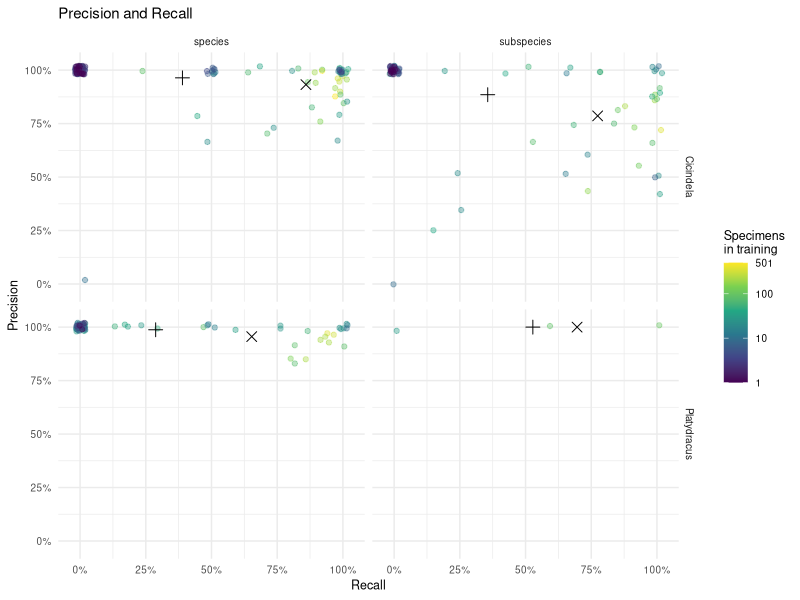
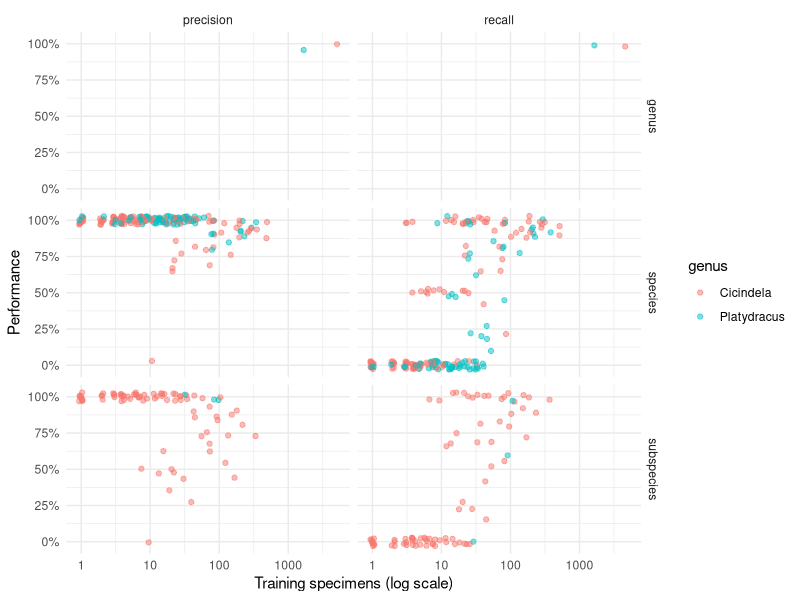
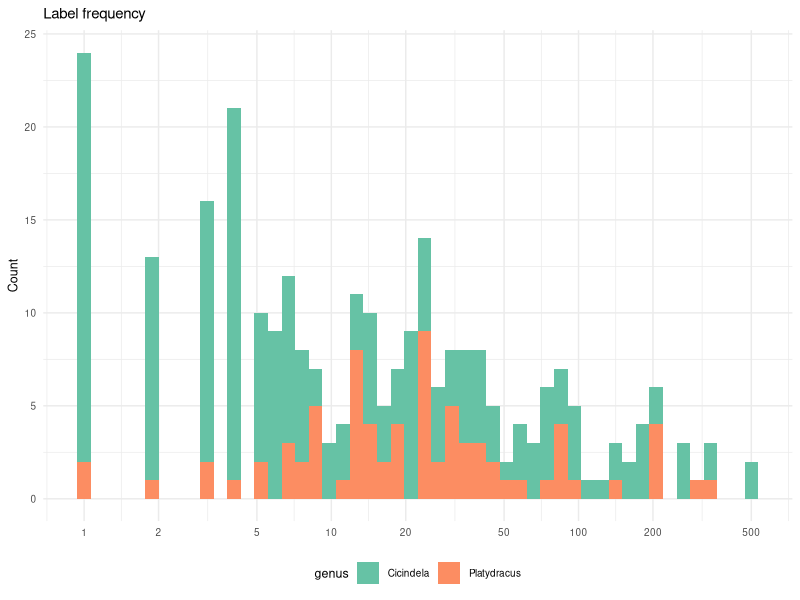
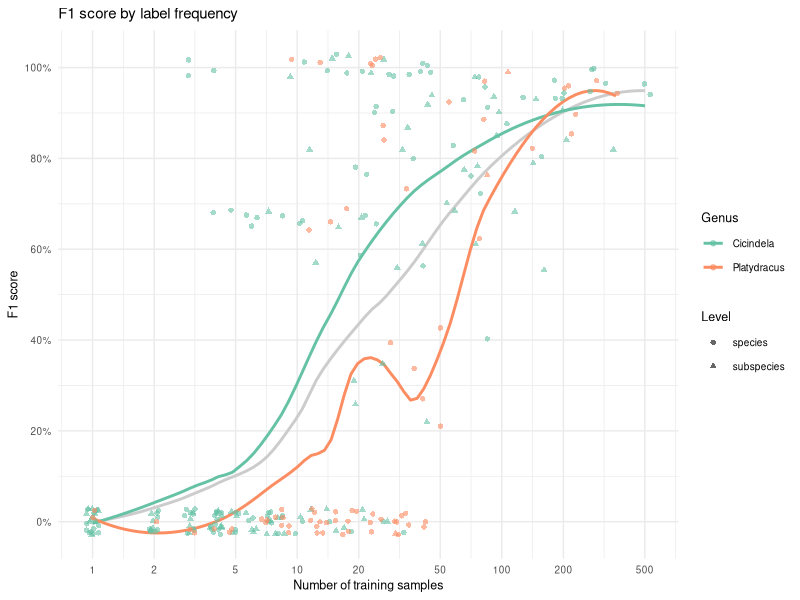
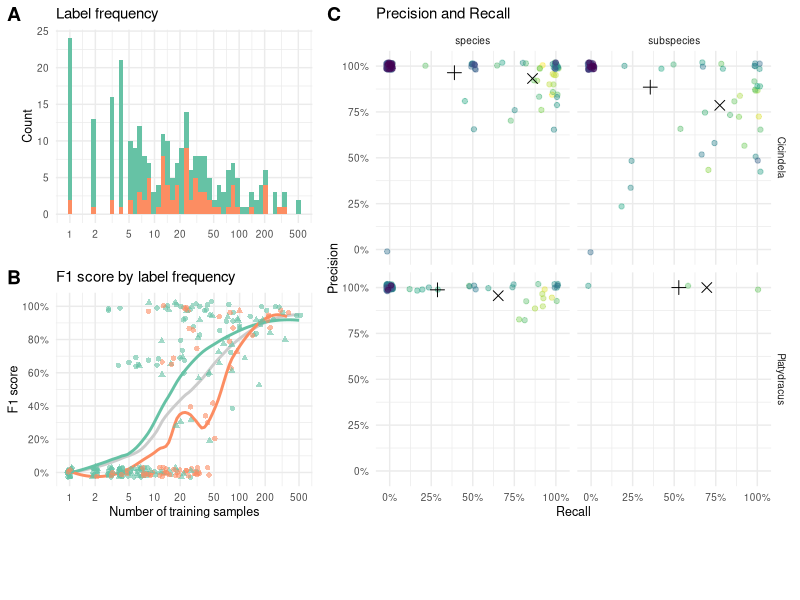
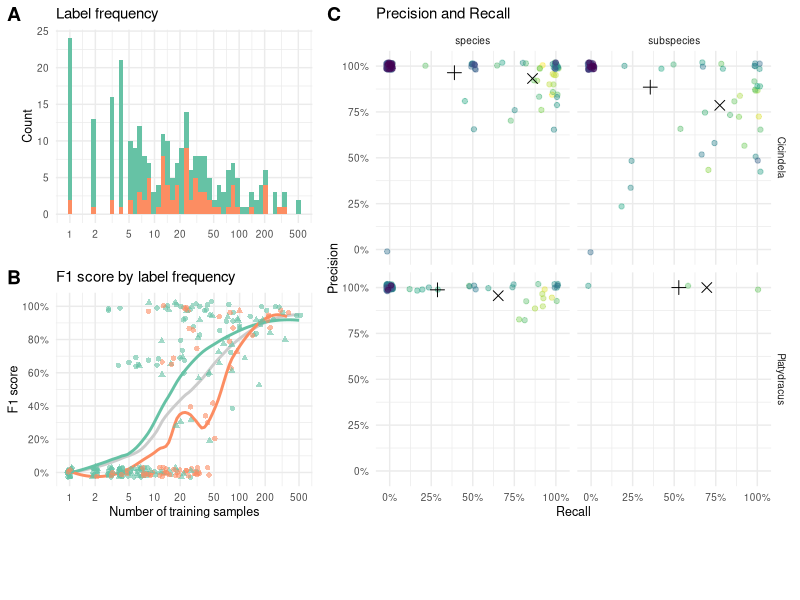
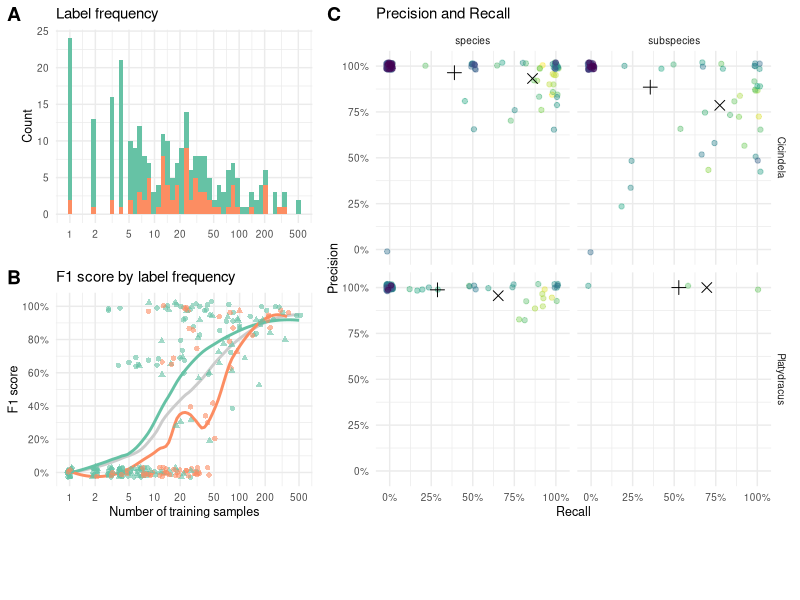

These figures' R source, in order:
## ---- chunk 1
set.seed(1324)
library(tidyverse)
library(ggthemes)
library(cowplot)
## ---- chunk 2
performance_data <- read_csv("test_results_eva02_large_patch14_448.mim_m38m_ft_in22k_in1k.csv") %>%
  mutate(
    across(starts_with('micro'), ~ .x / 100),
    taxonomic_level = case_when(
      str_detect(Term, "^[A-Z]") ~ "genus",
      str_count(Term, "_") == 1 ~ "species",
      TRUE ~ "subspecies"
    ),
    taxonomic_level = factor(taxonomic_level, levels = c("genus", "species", "subspecies")),
    f1 = true_positives / (true_positives + (false_positives + false_negatives) / 2)
  ) %>%
  rename(
    taxon = Term,
    precision = micro_precision,
    recall = micro_recall,
    training_specimens = N_train,
    test_specimens = N
  )

glimpse(performance_data)
## ---- chunk 3
calculate_averages <- function(data, ...) {
  data %>%
    group_by(...) %>%
    summarise(
      precision_equal = mean(precision, na.rm = TRUE),
      recall_equal = mean(recall, na.rm = TRUE),
      precision_weighted = weighted.mean(precision, training_specimens, na.rm = TRUE),
      recall_weighted = weighted.mean(recall, training_specimens, na.rm = TRUE),
      n_terms = n(),
      .groups = 'drop'
    )
}
## ---- chunk 4
summary_stats <- calculate_averages(performance_data, genus, taxonomic_level)

plot_averages <- summary_stats %>%
  select(-n_terms) %>%
  pivot_longer(cols = c(-genus, -taxonomic_level), names_to = 'metric') %>%
  mutate(
    weighted = str_detect(metric, '_weighted'),
    metric_clean = str_replace(metric, '^(.+?)_(equal|weighted)$', '\\1')
  ) %>%
  select(-metric) %>%
  pivot_wider(names_from = metric_clean, values_from = value) %>%
  mutate(
    weighting_type = if_else(weighted, "Weighted by specimens", "Equal taxa")
  )

print("Summary Statistics by Genus and Taxonomic Level:")
summary_stats
## ---- chunk 5
plot_data <- performance_data %>%
  filter(taxonomic_level != "genus") %>%
  mutate(taxonomic_level = droplevels(taxonomic_level)) %>%
  arrange(desc(training_specimens))

plot_averages_sub <- plot_averages %>%
  filter(taxonomic_level != "genus") %>%
  mutate(taxonomic_level = droplevels(taxonomic_level))
## ---- chunk 6
precision_recall_plot <- ggplot() +
  geom_jitter(
    data = plot_data,
    aes(y = precision, x = recall, color = training_specimens),
    width = 0.02,
    height = 0.02,
    alpha = 0.4
  ) +
  geom_point(
    data = plot_averages_sub,
    aes(y = precision, x = recall, shape = weighted),
    size = 3
  ) +
  scale_shape_manual(
    values = c(3, 4),
    name = 'Averaging',
    labels = c("taxa", 'specimens'),
    guide = 'none'
  ) +
  scale_color_viridis_c(
    trans = 'log10',
    name = "Specimens\nin training",
    breaks = c(1, 10, 100, max(plot_data$training_specimens))
  ) +
  scale_x_continuous(labels = scales::percent, breaks = seq(0,1,by=.25), limits=c(-0.03,1.03)) +
  scale_y_continuous(labels = scales::percent, breaks = seq(0,1,by=.25), limits=c(-0.03,1.03)) +
  ggtitle("Precision and Recall") +
  xlab("Recall") +
  ylab("Precision") +
  facet_grid(genus ~ taxonomic_level) +
  theme_minimal() +
  theme(text = element_text(size=9))

print(precision_recall_plot)
## ---- chunk 7
training_size_data <- performance_data %>%
  arrange(desc(training_specimens)) %>%
  pivot_longer(
    cols = c("precision", "recall"),
    names_to = "metric",
    values_to = "value"
  )
## ---- chunk 8
training_size_plot <- ggplot(training_size_data) +
  geom_jitter(
    aes(x = training_specimens, y = value, color = genus),
    width = 0.03,
    height = 0.03,
    alpha = 0.5
  ) +
  scale_x_log10() +
  scale_y_continuous(labels = scales::percent) +
  xlab("Training specimens (log scale)") +
  ylab("Performance") +
  facet_grid(taxonomic_level ~ metric) +
  theme_minimal()

print(training_size_plot)
## ---- chunk 9
cat("Dataset Overview:\n")
cat(sprintf("- Total taxa analyzed: %d\n", nrow(performance_data)))

for (g in sort(unique(performance_data$genus))) {
  gdata <- performance_data %>% filter(genus == g)
  cat(sprintf("\n%s (n_terms = %d):\n", g, nrow(gdata)))
  for (lvl in c("genus", "species", "subspecies")) {
    sub <- gdata %>% filter(taxonomic_level == lvl)
    if (nrow(sub) == 0) next
    row <- summary_stats %>% filter(genus == g, taxonomic_level == lvl)
    cat(sprintf("  %-10s  n=%3d  precision (equal)=%.1f%%  recall (equal)=%.1f%%  precision (wt)=%.1f%%  recall (wt)=%.1f%%\n",
                lvl, nrow(sub),
                100 * row$precision_equal, 100 * row$recall_equal,
                100 * row$precision_weighted, 100 * row$recall_weighted))
  }
}
## ---- chunk 10
dist_plot <- ggplot(plot_data) +
  geom_histogram(
    aes(x = training_specimens, fill = genus),
    bins = 50,
    position = "stack"
  ) +
  scale_fill_brewer(palette = "Set2") +
  scale_x_log10(breaks=c(1,2,5,10,20,50,100,200,500)) +
  ggtitle("Label frequency") +
  xlab(NULL) +
  ylab("Count") +
  theme_minimal() +
  theme(text = element_text(size=9), legend.position = "bottom")

dist_plot
## ---- chunk 11
f1_plot <- ggplot(plot_data) +
  geom_smooth(
    aes(x = training_specimens, y = f1),
    method = "loess",
    span = 0.6,
    se = FALSE,
    color = gray(0.8)
  ) +
    geom_smooth(
    aes(x = training_specimens, y = f1, group=genus,color=genus),
    method = "loess",
    span = 0.6,
    se = FALSE,
    alpha=0.2,
  ) +
  geom_jitter(
    aes(x = training_specimens, y = f1, color = genus, shape = taxonomic_level),
    width = 0.03,
    height = 0.03,
    alpha = 0.6
  ) +
  scale_x_log10(breaks = c(1, 2, 5, 10, 20, 50, 100, 200, 500)) +
  scale_y_continuous(
    labels = scales::percent,
    breaks = seq(0, 1.00, by = 0.20)
  ) +
  scale_color_brewer(palette = "Set2", name = "Genus") +
  scale_shape_discrete(name = "Level") +
  ggtitle("F1 score by label frequency") +
  xlab("Number of training samples") +
  ylab("F1 score") +
  theme_minimal() +
  theme(text = element_text(size=9))

f1_plot
## ---- chunk 12
legend_AB <- get_legend(
  f1_plot + theme(
    legend.position = 'bottom',
    legend.box = 'vertical',
    legend.box.spacing = unit(0, 'pt'),
    legend.spacing.y = unit(-4, 'pt'),
    legend.margin = margin(0, 0, 0, 0)
  )
)
legend_C  <- get_legend(
  precision_recall_plot +
    theme(legend.position = 'bottom', legend.box = 'horizontal') +
    guides(color = guide_colorbar(barwidth = 8, barheight = 0.6))
)
## ---- chunk 13
p_AB <- cowplot::plot_grid(
  dist_plot + theme(legend.position = 'none'),
  f1_plot + theme(legend.position = 'none'),
  ncol = 1,
  labels = "AUTO",
  align = 'hv',
  axis = 'lrtb'
)

top_row <- cowplot::plot_grid(
  p_AB,
  precision_recall_plot + theme(legend.position = 'none'),
  rel_widths = c(0.8, 1.2),
  nrow = 1,
  labels = c("", "C")
)

legend_row <- cowplot::plot_grid(
  legend_AB,
  legend_C,
  rel_widths = c(0.8, 1.2),
  nrow = 1
)

p <- cowplot::plot_grid(
  top_row,
  legend_row,
  ncol = 1,
  rel_heights = c(1, 0.14)
)

p
## ---- chunk 14
ggsave(
  filename = 'taxonomy_metrics.pdf',
  plot = p,
  device = 'pdf',
  width = 11,
  height = 5,
  units = 'in',
  useDingbats = FALSE
)

ggsave(
  filename = 'taxonomy_metrics.png',
  plot = p,
  device = 'png',
  width = 11,
  height = 5,
  units = 'in',
  dpi = 300
)
## ---- chunk 15
performance_data %>%
  filter(taxon %in% c("cicindela_sylvicola", "Cicindela", "Platydracus"))
